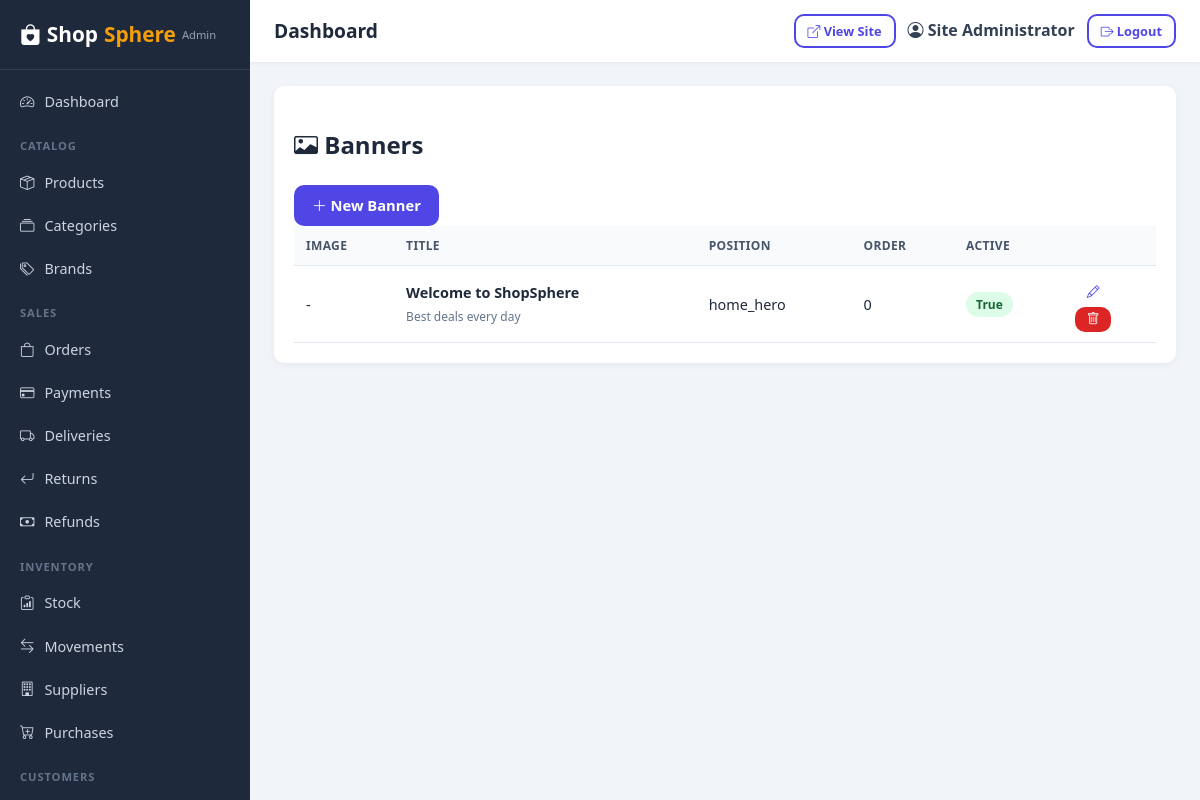
Page /admin/banners (signed in) on the committed database.
### app/models/user.py (models this page shows, shortened)
class User(UserMixin, db.Model):
    __tablename__ = 'users'
    id = db.Column(db.Integer, primary_key=True)
    full_name = db.Column(db.String(120), nullable=False)
    email = db.Column(db.String(120), unique=True, nullable=False, index=True)
    phone = db.Column(db.String(30), nullable=True, index=True)
    password_hash = db.Column(db.String(255), nullable=False)
    avatar = db.Column(db.String(255), nullable=True)
    is_active = db.Column(db.Boolean, default=True)
    is_verified = db.Column(db.Boolean, default=False)
    is_staff = db.Column(db.Boolean, default=False)
    last_login = db.Column(db.DateTime)
    reset_token = db.Column(db.String(100), nullable=True)
    reset_token_expires = db.Column(db.DateTime)
    created_at = db.Column(db.DateTime, default=datetime.utcnow)
    updated_at = db.Column(db.DateTime, default=datetime.utcnow, onupdate=datetime.utcnow)
    roles = db.relationship('Role', secondary=user_roles, back_populates='users', lazy='selectin')
    addresses = db.relationship('Address', backref='customer', lazy='dynamic', cascade='all, delete-orphan')
    orders = db.relationship('Order', backref='customer', lazy='dynamic', foreign_keys='Order.customer_id')
    reviews = db.relationship('Review', backref='customer', lazy='dynamic', foreign_keys='Review.customer_id')
    return_requests = db.relationship('ReturnRequest', backref='customer', lazy='dynamic', foreign_keys='ReturnRequest.customer_id')
    support_tickets = db.relationship('SupportTicket', backref='customer', lazy='dynamic', foreign_keys='SupportTicket.customer_id')
    notifications = db.relationship('Notification', backref='user', lazy='dynamic', cascade='all, delete-orphan')
    loyalty_transactions = db.relationship('LoyaltyTransaction', backref='user', lazy='dynamic', cascade='all, delete-orphan')
    def has_role(self, role_name):
        return any(r.name == role_name for r in self.roles)
    def has_permission(self, perm_name):
        if self.has_role('Super Admin'):
            return True
        for r in self.roles:
            for p in r.permissions:
                if p.name == perm_name:
                    return True
        return False

### app/models/content.py (models this page shows)
class Banner(db.Model):
    __tablename__ = 'banners'
    id = db.Column(db.Integer, primary_key=True)
    title = db.Column(db.String(200))
    subtitle = db.Column(db.String(255))
    image = db.Column(db.String(255))
    link = db.Column(db.String(255))
    position = db.Column(db.String(40), default='home_hero')  # home_hero | promo
    active = db.Column(db.Boolean, default=True)
    display_order = db.Column(db.Integer, default=0)
    created_at = db.Column(db.DateTime, default=datetime.utcnow)

### app/routes/admin.py (the view)
@admin_bp.route('/banners')
@permission_required('manage_content')
def banners():
    banners = Banner.query.order_by(Banner.position, Banner.display_order).all()
    return render_template('admin/banners.html', banners=banners)

### app/utils/helpers.py (called while the page is built)
def settings_value(key, default=None):
    from app.models.content import Setting
    cached = getattr(current_app, '_settings_cache', None)
    if cached is None:
        cached = {s.key: s.value for s in Setting.query.all()}
        current_app._settings_cache = cached
    return cached.get(key, default)

### app/templates/admin/banners.html (shortened to what this page needs)
{% extends "admin/base.html" %}
{% block content %}
<div class="admin-panel">
  <div class="admin-panel-head">
    <h2><i class="bi bi-card-image"></i> Banners</h2>
    <a href="{{ url_for('admin.banner_new') }}" class="btn btn-primary"><i class="bi bi-plus-lg"></i> New Banner</a>
  </div>
  <table class="admin-table">
    <thead><tr><th>Image</th><th>Title</th><th>Position</th><th>Order</th><th>Active</th><th></th></tr></thead>
    <tbody>
      {% for b in banners %}
      <tr>
        <td>{% if b.image %}<img src="{{ product_image_url(b.image) }}" style="height:40px;width:80px;object-fit:cover;border-radius:6px;">{% else %}-{% endif %}</td>
        <td><strong>{{ b.title or '-' }}</strong><br><small class="text-muted">{{ b.subtitle or '' }}</small></td>
        <td>{{ b.position }}</td>
        <td>{{ b.display_order }}</td>
        <td><span class="badge bg-{{ 'success' if b.active else 'secondary' }}">{{ b.active }}</span></td>
        <td class="text-end">
          <a href="{{ url_for('admin.banner_edit', banner_id=b.id) }}" class="btn btn-sm btn-light"><i class="bi bi-pencil"></i></a>
          <form method="POST" action="{{ url_for('admin.banner_delete', banner_id=b.id) }}" class="d-inline">
            <button class="btn btn-sm btn-danger" onclick="return confirm('Delete banner?')"><i class="bi bi-trash"></i></button>
          </form>
        </td>
      </tr>
      {% else %}
      <tr><td colspan="6" class="text-center text-muted">No banners.</td></tr>
      {% endfor %}
    </tbody>
  </table>
</div>
{% endblock %}

### app/templates/admin/base.html (shortened to what this page needs)
<!DOCTYPE html>
<html lang="en">
<head>
  <link rel="stylesheet" href="{{ url_for('static', filename='css/style.css') }}">
  <link rel="stylesheet" href="{{ url_for('static', filename='css/admin.css') }}">
  <link rel="stylesheet" href="https://cdn.jsdelivr.net/npm/bootstrap-icons@1.11.1/font/bootstrap-icons.css">
</head>
<body class="admin-body">
  <div class="admin-layout">
    <aside class="admin-sidebar">
      <div class="admin-logo">
        <a href="{{ url_for('admin.dashboard') }}"><i class="bi bi-bag-heart-fill"></i> Shop<span>Sphere</span> <small>Admin</small></a>
      </div>
      <nav class="admin-nav">
        <a href="{{ url_for('admin.dashboard') }}" class="{{ 'active' if request.endpoint == 'admin.dashboard' }}"><i class="bi bi-speedometer2"></i> Dashboard</a>
        <div class="nav-group">Catalog</div>
        <a href="{{ url_for('admin.products') }}" class="{{ 'active' if 'product' in request.endpoint }}"><i class="bi bi-box-seam"></i> Products</a>
        <a href="{{ url_for('admin.categories') }}" class="{{ 'active' if request.endpoint == 'admin.categories' }}"><i class="bi bi-collection"></i> Categories</a>
        <a href="{{ url_for('admin.brands') }}" class="{{ 'active' if request.endpoint == 'admin.brands' }}"><i class="bi bi-tags"></i> Brands</a>
        <div class="nav-group">Sales</div>
        <a href="{{ url_for('admin.orders') }}" class="{{ 'active' if request.endpoint == 'admin.orders' }}"><i class="bi bi-bag"></i> Orders</a>
        <a href="{{ url_for('admin.payments') }}" class="{{ 'active' if request.endpoint == 'admin.payments' }}"><i class="bi bi-credit-card"></i> Payments</a>
        <a href="{{ url_for('admin.deliveries') }}" class="{{ 'active' if request.endpoint == 'admin.deliveries' }}"><i class="bi bi-truck"></i> Deliveries</a>
        <a href="{{ url_for('admin.returns') }}" class="{{ 'active' if request.endpoint == 'admin.returns' }}"><i class="bi bi-arrow-return-left"></i> Returns</a>
        <a href="{{ url_for('admin.refunds') }}" class="{{ 'active' if request.endpoint == 'admin.refunds' }}"><i class="bi bi-cash"></i> Refunds</a>
        <div class="nav-group">Inventory</div>
        <a href="{{ url_for('admin.inventory') }}" class="{{ 'active' if request.endpoint == 'admin.inventory' }}"><i class="bi bi-clipboard-data"></i> Stock</a>
        <a href="{{ url_for('admin.inventory_movements') }}" class="{{ 'active' if request.endpoint == 'admin.inventory_movements' }}"><i class="bi bi-arrow-left-right"></i> Movements</a>
        <a href="{{ url_for('admin.suppliers') }}" class="{{ 'active' if request.endpoint == 'admin.suppliers' }}"><i class="bi bi-building"></i> Suppliers</a>
        <a href="{{ url_for('admin.purchases') }}" class="{{ 'active' if request.endpoint == 'admin.purchases' }}"><i class="bi bi-cart-plus"></i> Purchases</a>
        <div class="nav-group">Customers</div>
        <a href="{{ url_for('admin.customers') }}" class="{{ 'active' if request.endpoint == 'admin.customers' }}"> Customers</a>
      </nav>
    </aside>
    <div class="admin-main">
      <header class="admin-header">
        <div class="admin-header-left">
          <span class="admin-page-title">{% block page_title %}Dashboard{% endblock %}</span>
        </div>
        <div class="admin-header-right">
          <a href="{{ url_for('main.home') }}" target="_blank" class="btn btn-outline btn-sm"><i class="bi bi-box-arrow-up-right"></i> View Site</a>
          <span class="admin-user"><i class="bi bi-person-circle"></i> {{ current_user.full_name }}</span>
          <a href="{{ url_for('auth.logout') }}" class="btn btn-outline btn-sm"><i class="bi bi-box-arrow-right"></i> Logout</a>
        </div>
      </header>
      <div class="admin-content">
        {% block content %}{% endblock %}
      </div>
    </div>
  </div>
</body>
</html>

### app/static/css/style.css (style rules this page uses)
:root { --primary: #4f46e5; --primary-dark: #4338ca; --secondary: #0ea5e9; --accent: #f59e0b; --success: #16a34a; --danger: #dc2626; --warning: #d97706; --dark: #1e293b; --light: #f8fafc; --muted: #64748b; --border: #e2e8f0; --radius: 10px; --shadow: 0 2px 12px rgba(0, 0, 0, .08); }
* { box-sizing: border-box; }
body { font-family: 'Segoe UI', system-ui, -apple-system, sans-serif; color: var(--dark); background: #f4f6fb; margin: 0; line-height: 1.6; }
a { color: var(--primary); text-decoration: none; }
.btn { display: inline-block; padding: 9px 18px; border-radius: var(--radius); border: none; font-weight: 600; cursor: pointer; font-size: .92rem; transition: all .15s; text-align: center; }
.btn-primary { background: var(--primary); color: #fff; }
.btn-danger { background: var(--danger); color: #fff; }
.btn-outline { background: transparent; border: 2px solid var(--primary); color: var(--primary); }
.btn-sm { padding: 5px 12px; font-size: .8rem; }
.badge { display: inline-block; padding: 3px 10px; border-radius: 20px; font-size: .75rem; font-weight: 600; }
.bg-success { background: #dcfce7; color: #166534; }
.text-muted { color: var(--muted); }

### app/static/css/admin.css (style rules this page uses)
.admin-body { background: #f1f5f9; margin: 0; }
.admin-layout { display: flex; min-height: 100vh; }
.admin-sidebar { width: 250px; background: #1e293b; color: #cbd5e1; position: fixed; top: 0; left: 0; bottom: 0; overflow-y: auto; transition: transform .2s; z-index: 1000; }
.admin-logo { padding: 18px 20px; border-bottom: 1px solid #334155; }
.admin-logo a { color: #fff; font-size: 1.3rem; font-weight: 800; display: flex; align-items: center; gap: 6px; }
.admin-logo a span { color: #f59e0b; }
.admin-logo small { font-size: .7rem; color: #94a3b8; font-weight: 500; }
.admin-nav { padding: 10px 0; }
.admin-nav a { display: flex; align-items: center; gap: 10px; padding: 10px 20px; color: #cbd5e1; font-size: .9rem; font-weight: 500; }
.admin-nav .nav-group { padding: 14px 20px 6px; font-size: .7rem; text-transform: uppercase; letter-spacing: .08em; color: #64748b; font-weight: 700; }
.admin-main { flex: 1; margin-left: 250px; display: flex; flex-direction: column; }
.admin-header { background: #fff; padding: 14px 24px; display: flex; justify-content: space-between; align-items: center; box-shadow: 0 1px 4px rgba(0, 0, 0, .06); position: sticky; top: 0; z-index: 100; }
.admin-header-left { display: flex; align-items: center; gap: 14px; }
.admin-page-title { font-size: 1.2rem; font-weight: 700; color: #1e293b; }
.admin-header-right { display: flex; align-items: center; gap: 12px; }
.admin-user { font-weight: 600; color: #334155; }
.admin-content { padding: 24px; }
.admin-panel { background: #fff; border-radius: 10px; box-shadow: 0 2px 8px rgba(0, 0, 0, .05); padding: 20px; margin-bottom: 20px; }
.admin-table { width: 100%; border-collapse: collapse; }
.admin-table th, .admin-table td { padding: 10px 12px; text-align: left; border-bottom: 1px solid #e2e8f0; font-size: .9rem; }
.admin-table th { background: #f8fafc; font-weight: 600; color: #475569; text-transform: uppercase; font-size: .75rem; letter-spacing: .03em; }

### rows in the picture
User: full_name "Site Administrator"
Banner: title "Welcome to ShopSphere", subtitle "Best deals every day", position "home_hero", display_order "0", active "True"
